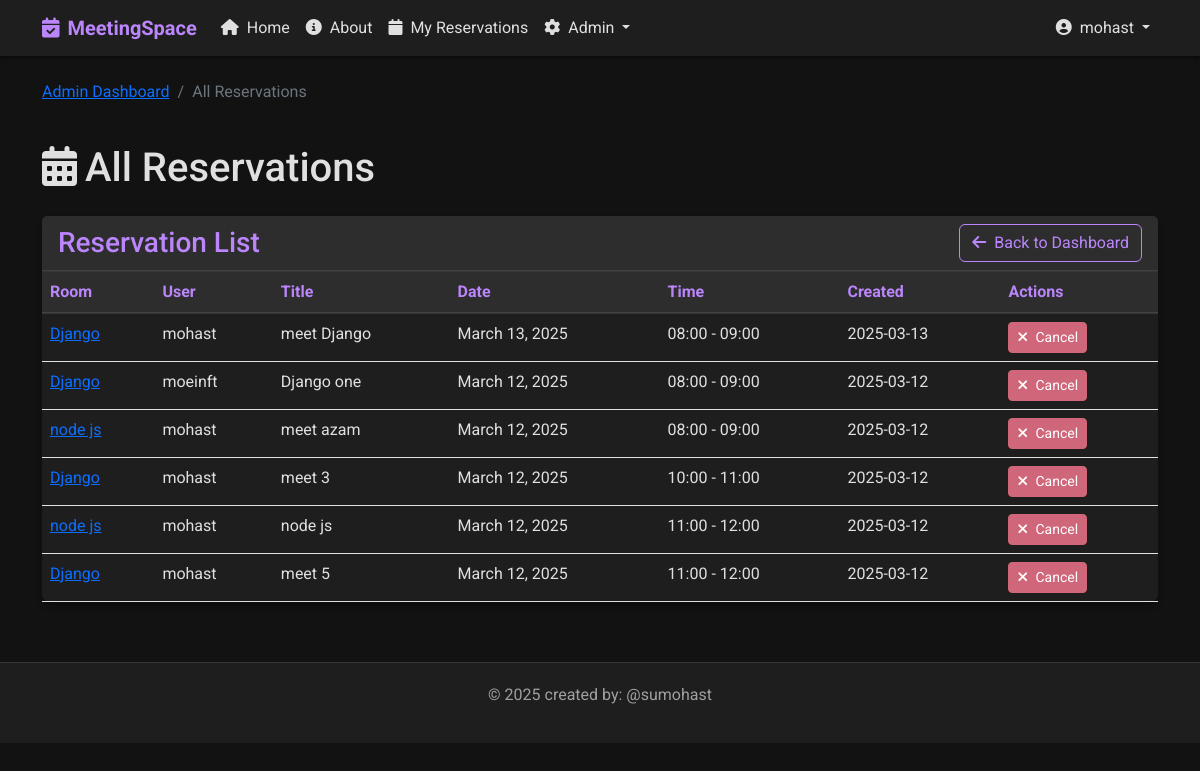
Before: /admin-reservations/ (signed in) with the older database file.
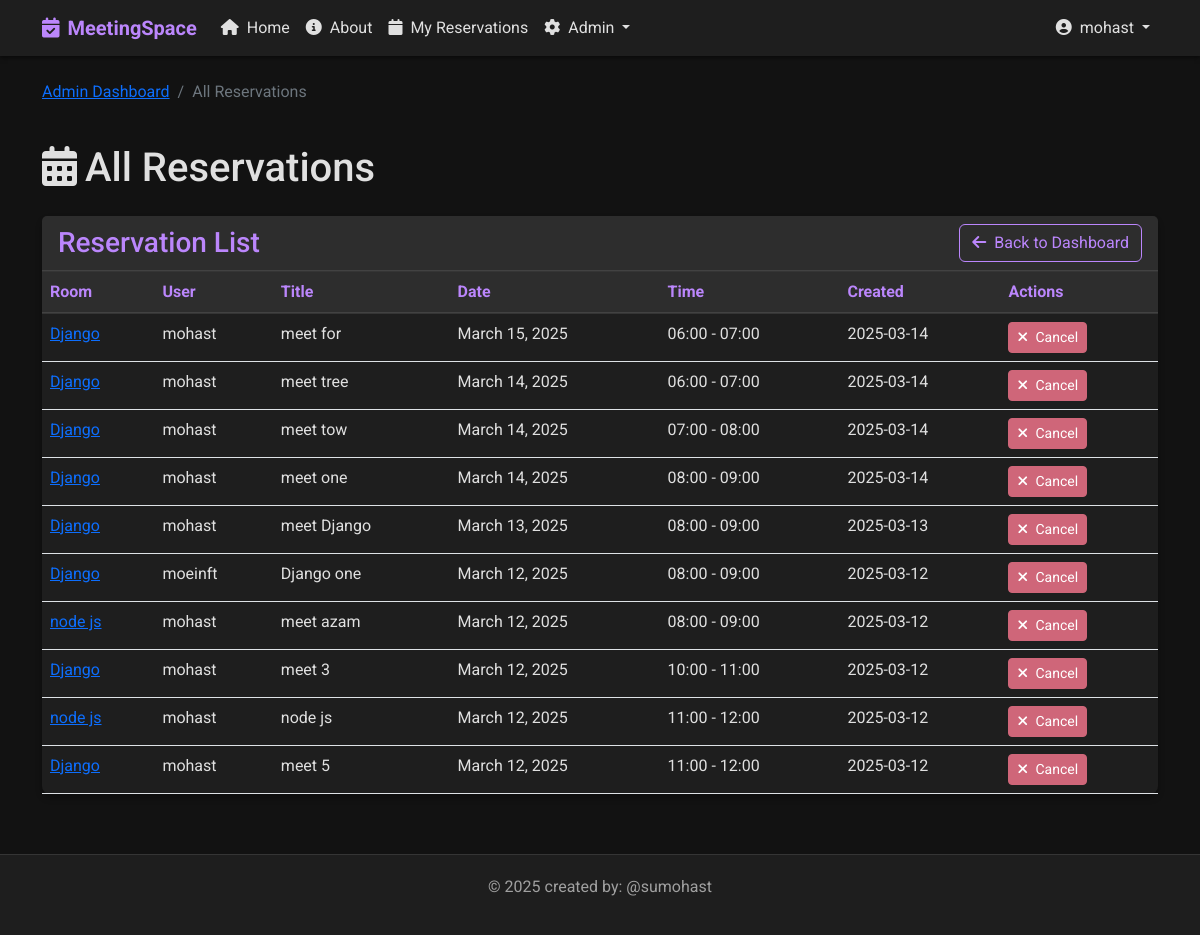
After: the same page with the newer database file.
### base/models.py (models this page shows, shortened)
class Reservation(models.Model):
    participant_count = models.IntegerField(default=1, help_text="Number of participants")
    room = models.ForeignKey(Room, on_delete=models.CASCADE)
    user = models.ForeignKey(User, on_delete=models.CASCADE)
    title = models.CharField(max_length=200)
    description = models.TextField(null=True, blank=True)
    date = models.DateField()
    start_time = models.TimeField()
    end_time = models.TimeField()
    participants_emails = models.TextField(null=True, blank=True,
                                          help_text="Enter email addresses separated by commas")
    reminder_sent = models.BooleanField(default=False) # this field is used to track if a reminder has been sent for this reservation
    created = models.DateTimeField(auto_now_add=True)
    updated = models.DateTimeField(auto_now=True)
    class Meta:
        ordering = ['date', 'start_time']
        constraints = [
            models.UniqueConstraint(
                fields=['room', 'date', 'start_time'],
                name='unique_reservation'
            )
        ]

class Room(models.Model):
    name = models.CharField(max_length=100)
    capacity = models.IntegerField(default=10)
    has_projector = models.BooleanField(default=False)
    has_whiteboard = models.BooleanField(default=False)
    has_video_conference = models.BooleanField(default=False)
    description = models.TextField(null=True, blank=True)
    created = models.DateTimeField(auto_now_add=True)
    updated = models.DateTimeField(auto_now=True)
    class Meta: # this class is used to define metadata for the model , for example when we want to sort the rooms by name
        ordering = ['name']

### base/views.py (the view)
# urls.py: path('admin-reservations/', views.admin_reservations, name="admin-reservations"),
@login_required
@staff_member_required
def admin_reservations(request):
    reservations_list = Reservation.objects.all().order_by('-date', 'start_time')
    paginator = Paginator(reservations_list, 10)  # Show 10 reservations per page
    page = request.GET.get('page')
    try:
        reservations = paginator.page(page)
    except PageNotAnInteger:
        reservations = paginator.page(1)
    except EmptyPage:
        reservations = paginator.page(paginator.num_pages)
    context = {
        'reservations': reservations,
    }
    return render(request, 'base/admin_reservations.html', context)

### templates/base/admin_reservations.html (shortened to what this page needs)
{% extends 'main.html' %}
{% load static %}
{% block content %}
<div class="row mb-4">
    <div class="col-12">
        <nav aria-label="breadcrumb">
            <ol class="breadcrumb">
                <li class="breadcrumb-item"><a href="{% url 'admin-dashboard' %}">Admin Dashboard</a></li>
                <li class="breadcrumb-item active">All Reservations</li>
            </ol>
        </nav>
    </div>
</div>
<div class="row mb-4">
    <div class="col-12 d-flex justify-content-between align-items-center">
        <h1 class="mb-0"><i class="fas fa-calendar-alt me-2"></i>All Reservations</h1>
    </div>
</div>
<div class="row mb-4">
    <div class="col-12">
        <div class="card">
            <div class="card-header d-flex justify-content-between align-items-center">
                <h3 class="mb-0">Reservation List</h3>
                <div>
                    <a href="{% url 'admin-dashboard' %}" class="btn btn-outline-primary">
                        <i class="fas fa-arrow-left me-1"></i> Back to Dashboard
                    </a>
                </div>
            </div>
            <div class="card-body p-0">
                {% if reservations %}
                <div class="table-responsive">
                    <table class="table mb-0">
                        <thead>
                            <tr>
                                <th>Room</th>
                                <th>User</th>
                                <th>Title</th>
                                <th>Date</th>
                                <th>Time</th>
                                <th>Created</th>
                                <th>Actions</th>
                            </tr>
                        </thead>
                        <tbody>
                            {% for reservation in reservations %}
                            <tr>
                                <td>
                                    <a href="{% url 'room-detail' reservation.room.id %}">
                                        {{ reservation.room.name }}
                                    </a>
                                </td>
                                <td>{{ reservation.user.username }}</td>
                                <td>{{ reservation.title }}</td>
                                <td>{{ reservation.date }}</td>
                                <td>{{ reservation.start_time|time:"H:i" }} - {{ reservation.end_time|time:"H:i" }}</td>
                                <td>{{ reservation.created|date:"Y-m-d" }}</td>
                                <td>
                                    <a href="{% url 'cancel-reservation' reservation.id %}" class="btn btn-sm btn-danger">
                                        <i class="fas fa-times me-1"></i> Cancel
                                    </a>
                                </td>
                            </tr>
                            {% endfor %}
                        </tbody>
                    </table>
                </div>
                {% else %}
                <div class="card-body">
                    <p class="text-center">No reservations found.</p>
                </div>
                {% endif %}
            </div>
        </div>
    </div>
</div>
{% endblock %}

### templates/main.html (shortened to what this page needs)
{% load static %}
<!DOCTYPE html>
<html lang="en">
<head>
    <link href="https://cdn.jsdelivr.net/npm/bootstrap@5.2.3/dist/css/bootstrap.min.css" rel="stylesheet">
    <link rel="stylesheet" href="https://cdnjs.cloudflare.com/ajax/libs/font-awesome/6.4.0/css/all.min.css">
    <link rel="stylesheet" href="{% static 'css/dark-theme.css' %}">
</head>
<body>
    <nav class="navbar navbar-expand-lg navbar-dark mb-4">
        <div class="container">
            <a class="navbar-brand" href="{% url 'home' %}">
                <i class="fas fa-calendar-check me-2"></i>MeetingSpace
            </a>
            <div class="collapse navbar-collapse" id="navbarNav">
                <ul class="navbar-nav me-auto">
                    <li class="nav-item">
                        <a class="nav-link {% if request.path == '/' %}active{% endif %}" href="{% url 'home' %}">
                            <i class="fas fa-home me-1"></i> Home
                        </a>
                    </li>
                    <li class="nav-item">
                        <a class="nav-link {% if 'about' in request.path %}active{% endif %}" href="{% url 'about' %}">
                            <i class="fas fa-info-circle me-1"></i> About
                        </a>
                    {% if user.is_authenticated %}
                        <li class="nav-item">
                            <a class="nav-link {% if 'my-reservations' in request.path %}active{% endif %}" href="{% url 'user-reservations' %}">
                                <i class="fas fa-calendar me-1"></i> My Reservations
                            </a>
                        </li>
                        {% if user.is_staff %}
                            <li class="nav-item dropdown">
                                <a class="nav-link dropdown-toggle" href="#" role="button" data-bs-toggle="dropdown">
                                    <i class="fas fa-cog me-1"></i> Admin
                                </a>
                            </li>
                        {% endif %}
                    {% endif %}
                </ul>
                <ul class="navbar-nav">
                    {% if user.is_authenticated %}
                        <li class="nav-item dropdown">
                            <a class="nav-link dropdown-toggle" href="#" role="button" data-bs-toggle="dropdown">
                                <i class="fas fa-user-circle me-1"></i> {{ user.username }}
                            </a>
                        </li>
                    {% endif %}
                </ul>
            </div>
        </div>
    </nav>
    <div class="container my-4">
        {% block content %}{% endblock %}
    </div>
    <footer>
        <div class="container">
            <p>&copy; {% now "Y" %} created by: @sumohast </p>
        </div>
    </footer>
</body>
</html>

### static/css/dark-theme.css (style rules this page uses)
:root { --dark-bg: #121212; --dark-surface: #1e1e1e; --dark-surface-2: #2d2d2d; --dark-text: #e0e0e0; --dark-text-secondary: #a0a0a0; --primary: #bb86fc; --primary-variant: #3700b3; --secondary: #03dac6; --error: #cf6679; --success: #4caf50; --warning: #ff9800; --info: #2196f3; }
body { background-color: var(--dark-bg); color: var(--dark-text); font-family: 'Roboto', sans-serif; margin: 0; padding: 0; }
.navbar { background-color: var(--dark-surface); box-shadow: 0 2px 4px rgba(0, 0, 0, 0.5); }
.navbar-brand { color: var(--primary) !important; font-weight: bold; }
.nav-link { color: var(--dark-text) !important; }
.card { background-color: var(--dark-surface); border: none; border-radius: 8px; box-shadow: 0 4px 6px rgba(0, 0, 0, 0.3); margin-bottom: 20px; transition: transform 0.2s, box-shadow 0.2s; }
.card-header { background-color: var(--dark-surface-2); border-bottom: 1px solid rgba(255, 255, 255, 0.1); color: var(--primary); font-weight: bold; }
.card-body { padding: 20px; }
.btn-danger { background-color: var(--error); border-color: var(--error); }
.btn-outline-primary { color: var(--primary); border-color: var(--primary); }
.table { color: var(--dark-text); }
.table thead th { background-color: var(--dark-surface-2); border-bottom: 2px solid rgba(255, 255, 255, 0.1); color: var(--primary); }
.table td, .table th { border-top: 1px solid rgba(255, 255, 255, 0.1); }
footer { background-color: var(--dark-surface); border-top: 1px solid rgba(255, 255, 255, 0.1); color: var(--dark-text-secondary); margin-top: 40px; padding: 20px 0; text-align: center; }

Changed rows visible on the page:
added Reservation: room.name "Django", user.username "mohast", title "meet for", date "March 15, 2025", start_time "06:00", end_time "07:00", created "2025-03-14"
added Reservation: room.name "Django", user.username "mohast", title "meet tree", date "March 14, 2025", start_time "06:00", end_time "07:00", created "2025-03-14"
added Reservation: room.name "Django", user.username "mohast", title "meet tow", date "March 14, 2025", start_time "07:00", end_time "08:00", created "2025-03-14"
added Reservation: room.name "Django", user.username "mohast", title "meet one", date "March 14, 2025", start_time "08:00", end_time "09:00", created "2025-03-14"
